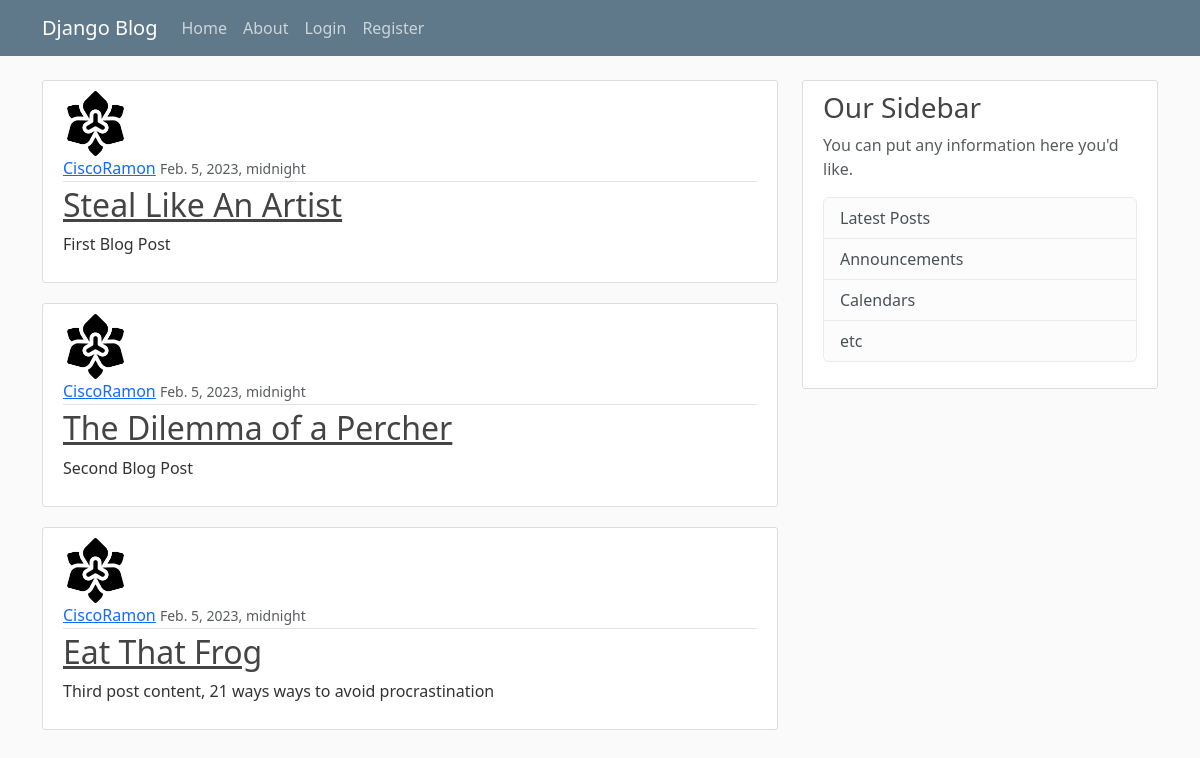
/, run on an earlier commit of the app's database.
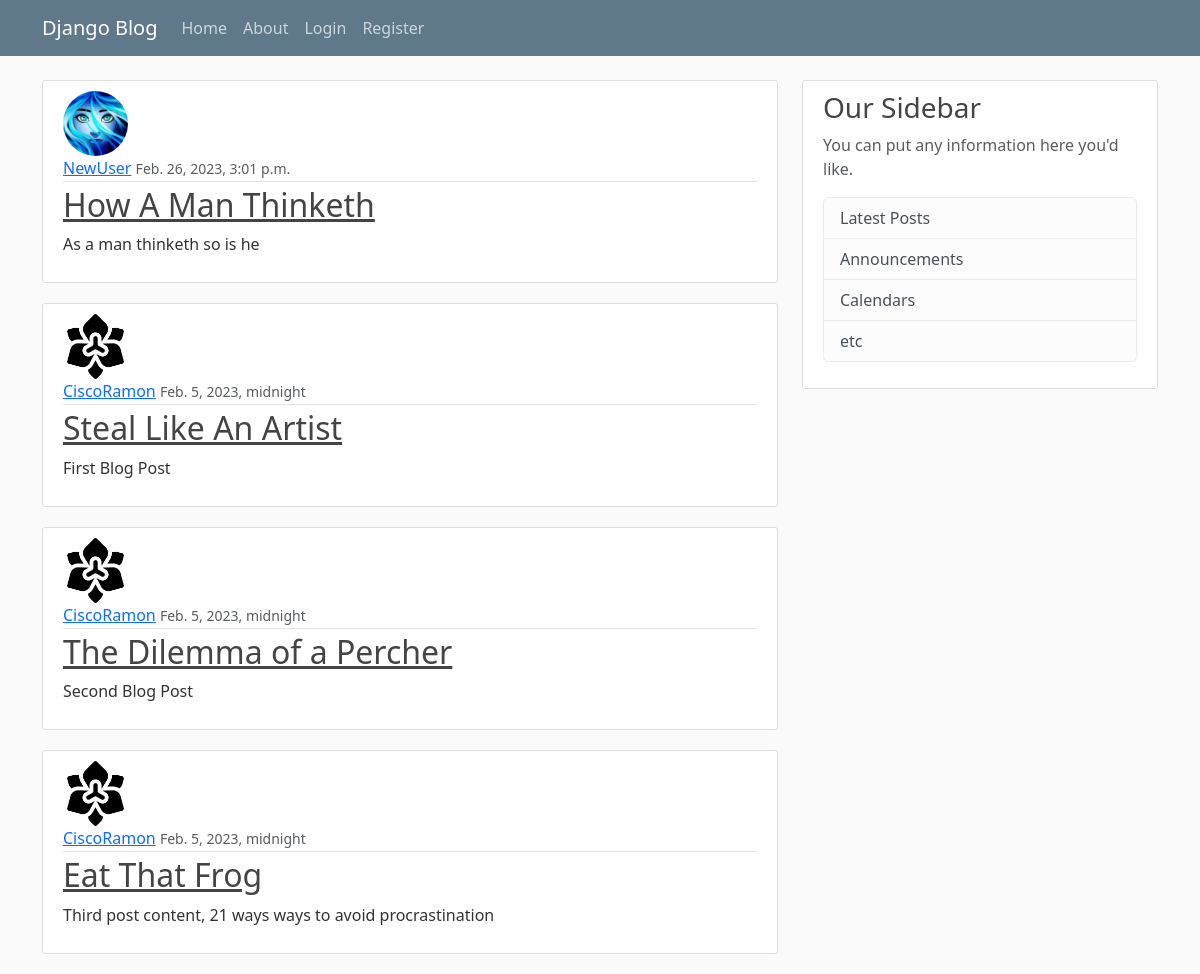
And on a later commit of the database.
### blog/models.py (models this page shows, shortened)
class Post(models.Model):
    title = models.CharField(max_length=100)
    content = models.TextField()
    date_Posted = models.DateTimeField(auto_now_add=True)
    author = models.ForeignKey(User, on_delete=models.CASCADE)

### users/models.py (models this page shows, shortened)
class Profile(models.Model):
    user = models.OneToOneField(User, on_delete=models.CASCADE)
    image = models.ImageField(default='default.jpg',upload_to='profile_pics')

### blog/views.py (the view)
# urls.py: path('', PostListView.as_view(), name='blog-home'),
class PostListView(ListView):
    model = Post
    template_name = 'blog/home.html'
    context_object_name = 'posts' #taking the contexts from the
    ordering = ['-date_Posted'] #this changes the ordering of the posts (the lists being displayed) in our blog

### blog/templates/blog/home.html
{% extends 'blog/base.html' %}
{% block content %}
    {% for post in posts %}
    <article class="media content-section">
        <img class="rounded-circle article-img" src="{{ post.author.profile.image.url }}">
        <div class="media-body">
          <div class="article-metadata">
            <a class="mr-2" href="#">{{ post.author }}</a>
            <small class="text-muted">{{ post.date_Posted }}</small>
          </div>
          <h2><a class="article-title" href="{% url 'post-detail' post.id %}">{{ post.title }}</a></h2>
          <p class="article-content">{{ post.content }}</p>
        </div>
      </article>
    {% endfor %}
{% endblock content %}

What changed in the data, as far as the page shows it:
added Post: author.profile.image (picture), author "NewUser", date_Posted "Feb. 26, 2023, 3:01 p.m.", title "How A Man Thinketh", content "As a man thinketh so is he"
